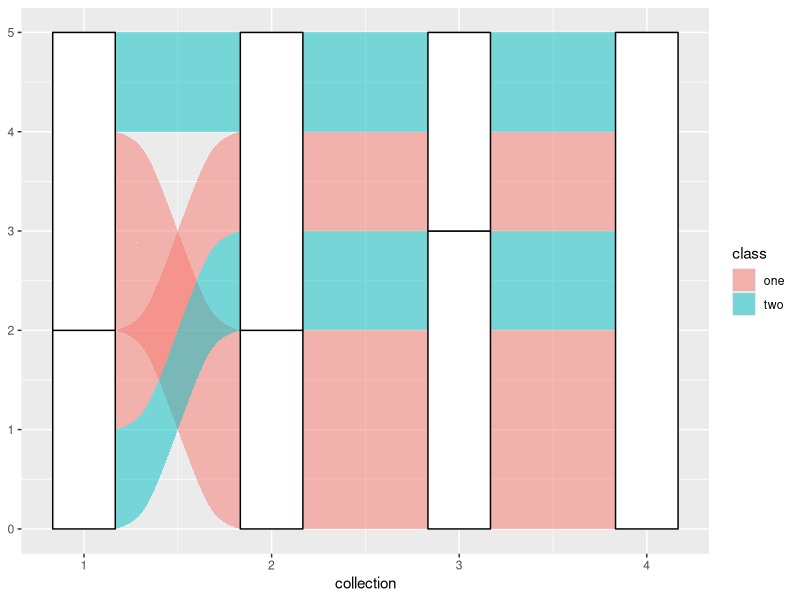
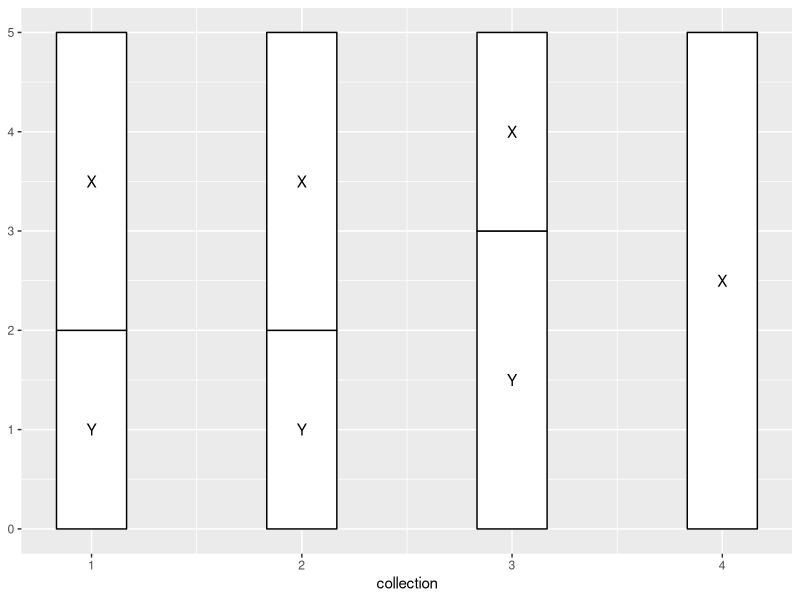
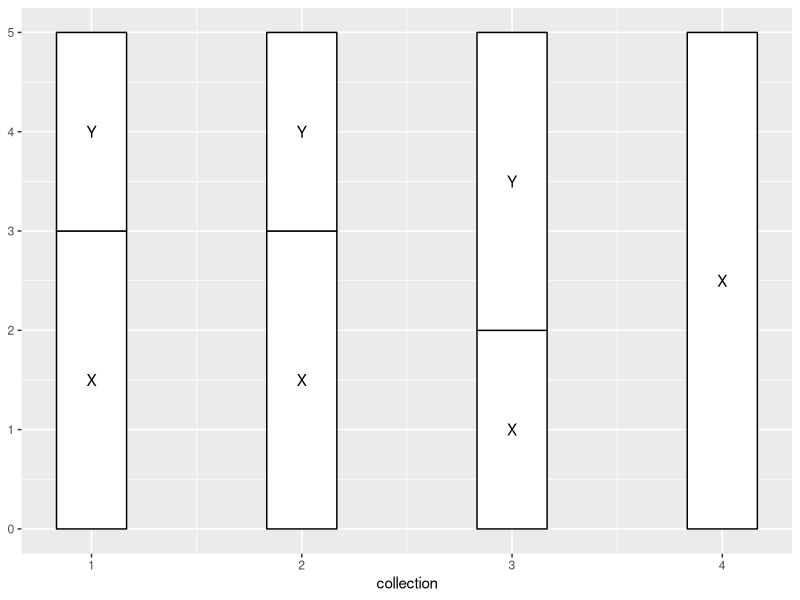
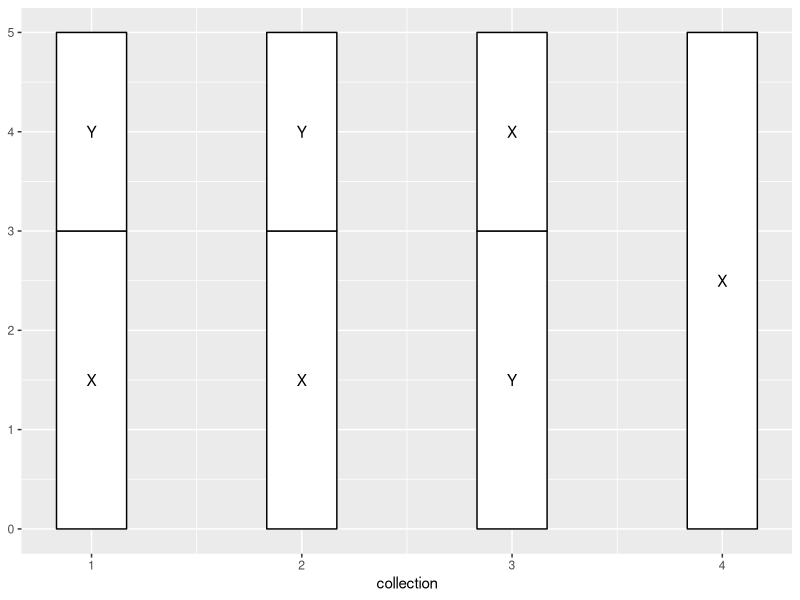
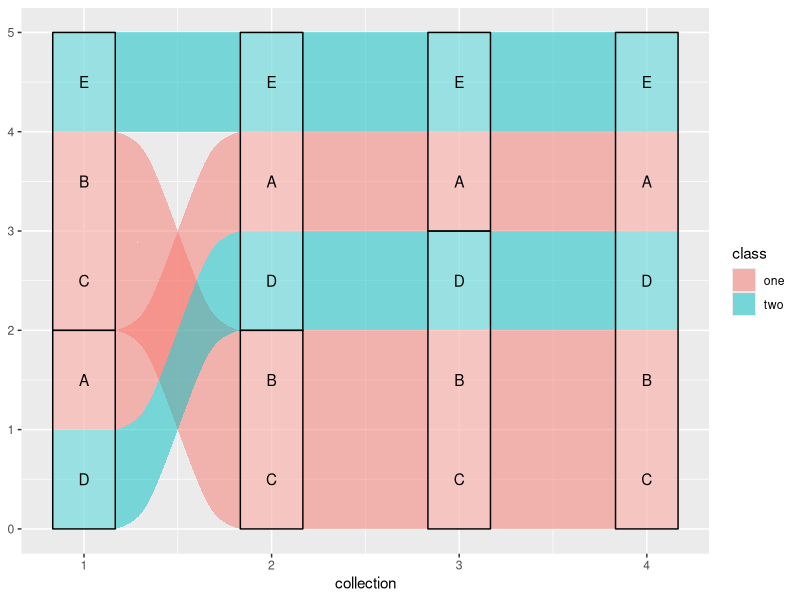

The R source for these figures, in order: (Note: this script raises an error after producing the figures.)
## ---- chunk 1
knitr::opts_chunk$set(fig.width = 6, fig.height = 3, fig.align = "center")
library(ggalluvial)
## ---- chunk 2
# toy data set
set.seed(0)
toy <- data.frame(
  subject = rep(LETTERS[1:5], times = 4),
  collection = rep(1:4, each  = 5),
  category = rep(
    sample(c("X", "Y"), 16, replace = TRUE),
    rep(c(1, 2, 1, 1), times = 4)
  ),
  class = c("one", "one", "one", "two", "two")
)
print(toy)
## ---- chunk 3
ggplot(toy, aes(x = collection, stratum = category, alluvium = subject)) +
  geom_alluvium(aes(fill = class)) +
  geom_stratum()
## ---- chunk 4
# collection point and category variables only
data <- structure(toy[, 2:3], names = c("x", "stratum"))
# required fields for stat transformations
data$y <- 1
data$PANEL <- 1
# stratum transformation
StatStratum$compute_panel(data)
## ---- chunk 5
ggplot(toy, aes(x = collection, stratum = category)) +
  stat_stratum() +
  stat_stratum(geom = "text", aes(label = category))
## ---- chunk 6
# stratum transformation with strata in original order
StatStratum$compute_panel(data, reverse = FALSE)
ggplot(toy, aes(x = collection, stratum = category)) +
  stat_stratum(reverse = FALSE) +
  stat_stratum(geom = "text", aes(label = category), reverse = FALSE)
## ---- chunk 7
# stratum transformation with strata in original order
StatStratum$compute_panel(data, reverse = FALSE)
ggplot(toy, aes(x = collection, stratum = category)) +
  stat_stratum(decreasing = TRUE) +
  stat_stratum(geom = "text", aes(label = category), decreasing = TRUE)
## ---- chunk 8
# collection point, category, and subject variables
data <- structure(toy[, 1:3], names = c("alluvium", "x", "stratum"))
# required fields for stat transformations
data$y <- 1
data$PANEL <- 1
# alluvium transformation
StatAlluvium$compute_panel(data)
## ---- chunk 9
ggplot(toy, aes(x = collection, stratum = category, alluvium = subject)) +
  stat_alluvium(aes(fill = class)) +
  stat_stratum(alpha = .25) +
  stat_alluvium(geom = "text", aes(label = subject))
## ---- chunk 10
# flow transformation
StatFlow$compute_panel(data)
## ---- chunk 11
ggplot(toy, aes(x = collection, stratum = category, alluvium = subject)) +
  stat_stratum() +
  stat_flow(aes(fill = class)) +
  stat_flow(geom = "text",
            aes(label = subject, hjust = after_stat(position) == "front"))
## ---- chunk 12
for (i in 1:4) print(lode_zigzag(4, i))
## ---- chunk 13
for (i in 1:4) print(lode_backfront(4, i))
ggplot(toy, aes(x = collection, stratum = category, alluvium = subject)) +
  stat_alluvium(aes(fill = class), lode.guidance = "backfront") +
  stat_stratum() +
  stat_alluvium(geom = "text", aes(label = subject),
                lode.guidance = "backfront")
## ---- chunk 14
for (i in 1:4) print(lode_backward(4, i))
ggplot(toy, aes(x = collection, stratum = category, alluvium = subject)) +
  stat_alluvium(aes(fill = class), lode.guidance = "backward") +
  stat_stratum() +
  stat_alluvium(geom = "text", aes(label = subject),
                lode.guidance = "backward")
## ---- chunk 15
ggplot(toy, aes(x = collection, stratum = category, alluvium = subject)) +
  stat_alluvium(aes(fill = class, label = subject), aes.bind = "alluvia") +
  stat_stratum() +
  stat_alluvium(geom = "text", aes(fill = class, label = subject),
                aes.bind = "alluvia")
## ---- chunk 16
ggplot(toy, aes(x = collection, stratum = category, alluvium = subject)) +
  stat_alluvium(aes(fill = class, label = subject), aes.bind = "flows") +
  stat_stratum() +
  stat_alluvium(geom = "text", aes(fill = class, label = subject),
                aes.bind = "flows")
## ---- chunk 17
ggplot(toy, aes(x = collection, stratum = category, alluvium = subject)) +
  stat_flow(aes(fill = class, label = subject), aes.bind = "flows") +
  stat_stratum() +
  stat_flow(geom = "text",
            aes(fill = class, label = subject,
                hjust = after_stat(position) == "front"),
            aes.bind = "flows")
## ---- chunk 18
lode_ord <- matrix(1:5, nrow = 5, ncol = 4)
ggplot(toy, aes(x = collection, stratum = category, alluvium = subject)) +
  stat_alluvium(aes(fill = class), lode.ordering = lode_ord) +
  stat_stratum() +
  stat_alluvium(geom = "text", aes(fill = class, label = subject),
                lode.ordering = lode_ord)
## ---- chunk 19
set.seed(78)
toy$sign <- sample(c(-1, 1), nrow(toy), replace = TRUE)
print(toy)
ggplot(toy, aes(x = collection, y = sign)) +
  geom_bar(aes(fill = class), stat = "identity")
## ---- chunk 20
ggplot(toy, aes(x = collection, stratum = category, alluvium = subject,
                y = sign)) +
  geom_flow(aes(fill = class)) +
  geom_stratum() +
  geom_text(stat = "stratum", aes(label = category))
## ---- chunk 21
ggplot(toy, aes(x = collection, stratum = category, alluvium = subject,
                y = sign)) +
  geom_alluvium(aes(fill = class), absolute = FALSE) +
  geom_stratum(absolute = FALSE) +
  geom_text(stat = "alluvium", aes(label = subject), absolute = FALSE)
## ---- chunk 22
sessioninfo::session_info()
